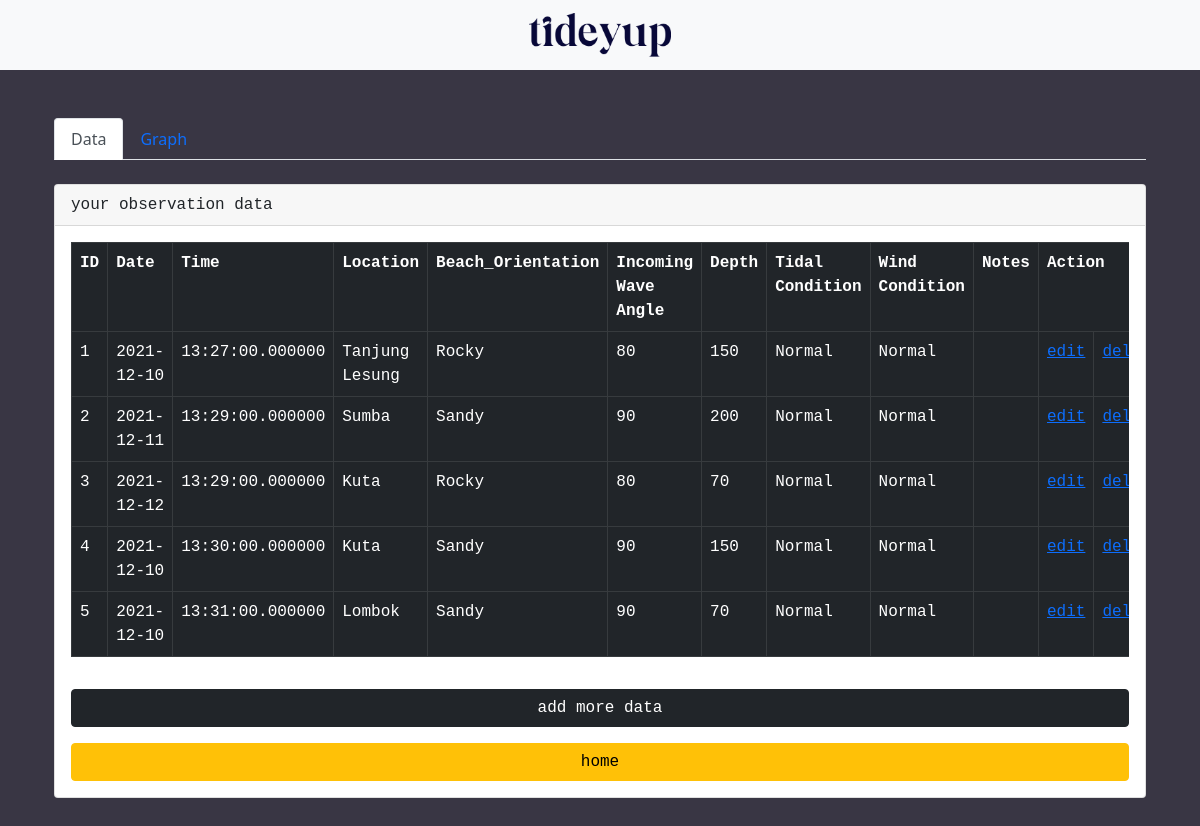
The app's page /tideyupnew/user/reviewdata.php (signed in) with its own data.
### tables this page shows
CREATE TABLE `tidepad` (
  `id_data` int(11) NOT NULL,
  `id_user` int(11) NOT NULL,
  `date` date NOT NULL,
  `time` time(6) NOT NULL,
  `location` varchar(1000) NOT NULL,
  `beach_orientation` varchar(255) NOT NULL,
  `incoming_wave_angle` varchar(255) NOT NULL,
  `depth` varchar(255) NOT NULL,
  `tidal_condition` varchar(255) NOT NULL,
  `wind_condition` varchar(255) NOT NULL,
  `notes` varchar(255) NOT NULL
);

### tideyupnew/user/reviewdata.php (the view, shortened to what this page needs)
<?php
    include ("koneksi.php");
    $kode_user = $_SESSION["kode_user"];
    $query = "SELECT * FROM tidepad WHERE id_user='$kode_user'";
    $hasil = mysqli_query($koneksi, $query);
?>
<!DOCTYPE html>
<html lang="en">
<head>
    <link href="https://cdn.jsdelivr.net/npm/bootstrap@5.1.1/dist/css/bootstrap.min.css" rel="stylesheet">
    <link rel="stylesheet" href="datepicker/css/datepicker.css">
    <nav class="navbar sticky-top navbar-light bg-light">
    <a class="navbar-brand mx-auto" align="center" href="index.php">
      <img src="img/logo.png" width="70%" height="70%" class="d-inline-block align-top" alt="">
     </a>
</nav>
</head>
<body>
<div class="container col-md px-4 py-5">
<ul class="nav nav-tabs">
  <li class="nav-item">
    <a class="nav-link active" aria-current="page" href="data">Data</a>
  </li>
  <li class="nav-item">
    <a class="nav-link" href="grafik.php">Graph</a>
  </li>
</ul>
<br>
<div class="card font-monospace" id="data">
        <div class="card-header">
          your observation data
        </div>
        <div class="card-body">
        <div class="row g-3 align-items-center">
  <div class="col-auto">
    <div class="table-responsive">
  <table class="table table-bordered table-dark">
        <tr>
            <th>ID</th>
            <th>Date</th>
            <th>Time</th>
            <th>Location</th>
            <th>Beach_Orientation</th>
            <th>Incoming Wave Angle</th>
            <th>Depth</th>
            <th>Tidal Condition</th>
            <th>Wind Condition</th>
            <th>Notes</th>
            <th colspan="2">Action</th>
        </tr>
        <?php
        while($row = mysqli_fetch_array($hasil)){
            echo "<tr>";
            echo "<td>".$row['id_data']."</td>";
            echo "<td>".$row['date']."</td>";
            echo "<td>".$row['time']."</td>";
            echo "<td>".$row['location']."</td>";
            echo "<td>".$row['beach_orientation']."</td>";
            echo "<td>".$row['incoming_wave_angle']."</td>";
            echo "<td>".$row['depth']."</td>";
            echo "<td>".$row['tidal_condition']."</td>";
            echo "<td>".$row['wind_condition']."</td>";
            echo "<td>".$row['notes']."</td>";
            echo "<td><a href='edit.php?id_data=".$row['id_data']."'>edit</a></td>";
            echo "<td><a href='delete.php?id_data=".$row['id_data']."'>delete</a></td>";
            echo "</tr>";
        }
        ?>
    </table>
</div>
  </div>
<br>
  <div class="d-grid gap-2">
        <a href="tidepad.php" class="btn btn-dark font-monospace" type="button">add more data</a>
      </div>
      <br>
      <div class="d-grid gap-2">
        <a href="index.php" class="btn btn-warning font-monospace" type="button">home</a>
      </div>

### tideyupnew/user/reviewdata.php (style rules this page uses)
html { height: 100%; }
body { background-color: #393644; background-image: url('img/boat.png'); background-repeat: no-repeat; background-attachment: fixed; background-size: cover; }

### records on screen
tidepad: id_data "1", date "2021-12-10", time "13:27:00.000000", location "Tanjung Lesung", beach_orientation "Rocky", incoming_wave_angle "80", depth "150", tidal_condition "Normal", wind_condition "Normal"
tidepad: id_data "2", date "2021-12-11", time "13:29:00.000000", location "Sumba", beach_orientation "Sandy", incoming_wave_angle "90", depth "200", tidal_condition "Normal", wind_condition "Normal"
tidepad: id_data "3", date "2021-12-12", time "13:29:00.000000", location "Kuta", beach_orientation "Rocky", incoming_wave_angle "80", depth "70", tidal_condition "Normal", wind_condition "Normal"
tidepad: id_data "4", date "2021-12-10", time "13:30:00.000000", location "Kuta", beach_orientation "Sandy", incoming_wave_angle "90", depth "150", tidal_condition "Normal", wind_condition "Normal"
tidepad: id_data "5", date "2021-12-10", time "13:31:00.000000", location "Lombok", beach_orientation "Sandy", incoming_wave_angle "90", depth "70", tidal_condition "Normal", wind_condition "Normal"
